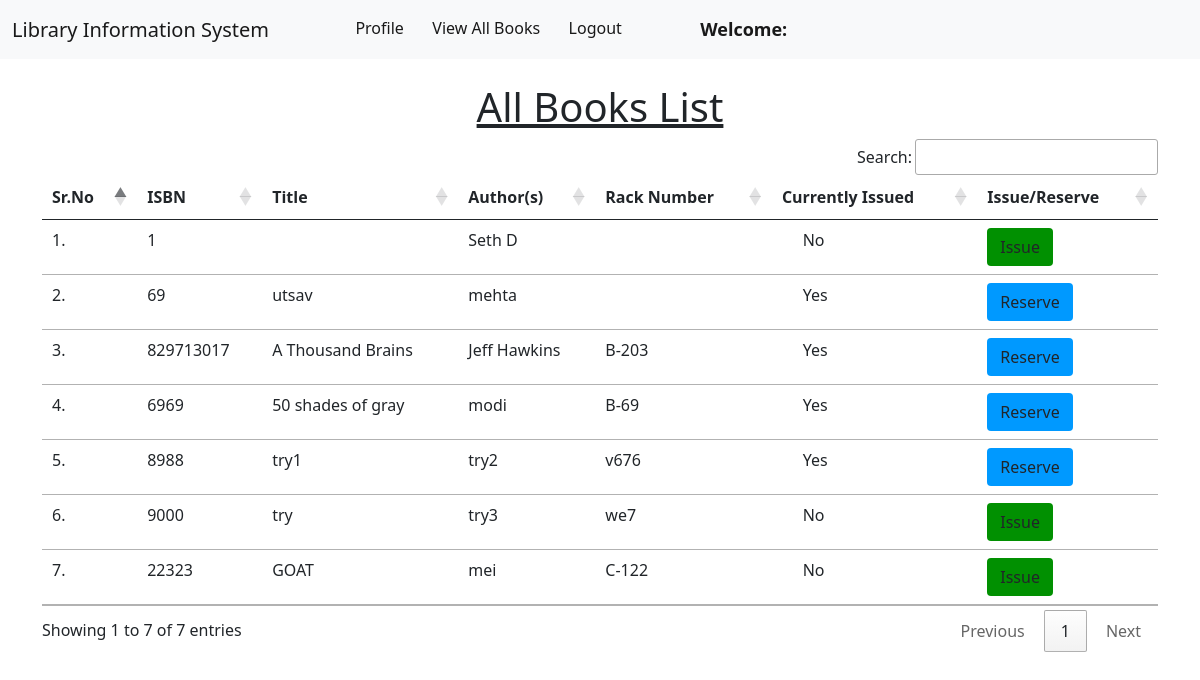
/member/view_books/, run on an earlier commit of the app's database.
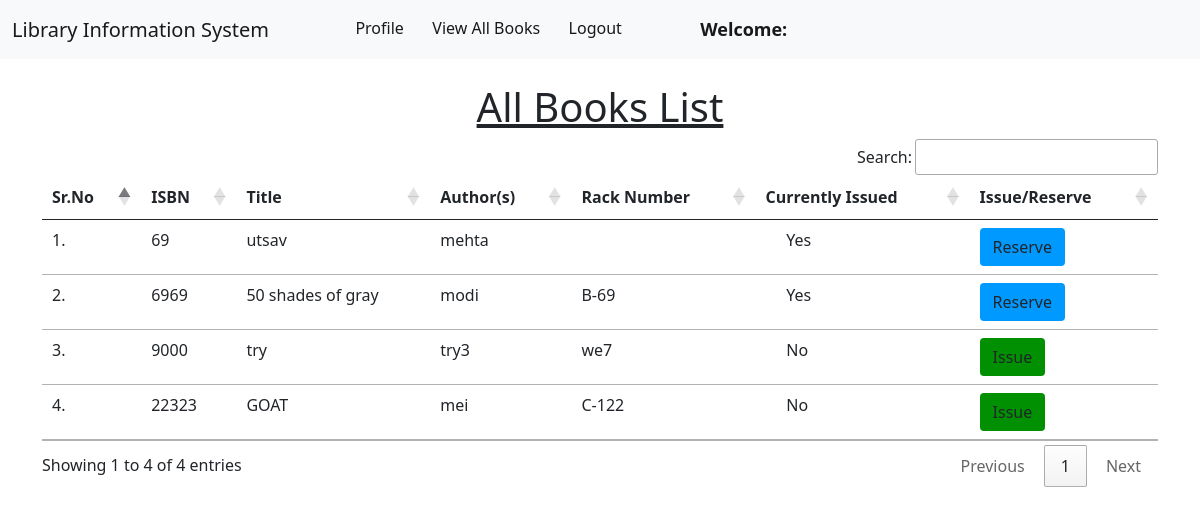
And on a later commit of the database.
### book/models.py (models this page shows, shortened)
class Book(models.Model):
    title = models.CharField(max_length=200)
    author = models.CharField(max_length=200)
    isbn = models.CharField(max_length= 15)
    rack_number = models.CharField(max_length= 10)
    issue_date = models.DateField(null= True)
    date_added = models.DateField(null=True)
    return_requested = models.BooleanField(default=False)
    issue_member = models.ForeignKey("member.Member", on_delete = models.SET_NULL, null = True)

### member/views.py (the view)
# urls.py: path("view_books/", views.view_books, name="view_books"),
def view_books(request):
    books = Book.objects.all()
    return render(request, "member/view_books.html", {'books' :books})

### member/templates/member/view_books.html (shortened to what this page needs)
{% extends 'member/member_navbar.html' %}
{% load static %}
{% block body %}
<div class="container mt-4">
    <h1 class="text-center"><u>All Books List</u></h1>
    <table class="table table-hover" id="example">
        <thead>
            <tr>
                <th>Sr.No</th>
                <th>ISBN</th>
                <th>Title</th>
                <th>Author(s)</th>
                <th>Rack Number</th>
                <th>Currently Issued</th>
                <th>Issue/Reserve</th>
            </tr>
        </thead>
        <tbody>
            {% for book in books %}
            <tr>
                <td>{{forloop.counter}}.</td>
                <td>{{book.isbn}}</td>
                <td>{{book.title}}</td>
                <td>{{book.author}}</td>
                <td>{{book.rack_number}}</td>
                {% if book.issue_date is "" or book.issue_date is null %}
                    <td>&nbsp;&nbsp;&nbsp;&nbsp;&nbsp;No</td>
                    <td><a href="/member/issue_book/{{book.id}}/" class="btn btn-issue" onclick="return confirm('Are you sure you want to Issue this book?')">Issue</a></td>
                {% else %}
                    <td>&nbsp;&nbsp;&nbsp;&nbsp;&nbsp;Yes</td>
                    <td><a href="/member/reserve_book/{{book.id}}/" class="btn btn-reserve" onclick="return confirm('Are you sure you want to Reserve this book?')">Reserve</a></td>
                {% endif %}
            </tr>
            {% endfor %}
        </tbody>
    </table>
    </div>
{% endblock %}

### member/templates/member/member_navbar.html (shortened to what this page needs)
<!doctype html>
<html lang="en">
  <head>
    <link href="https://cdn.jsdelivr.net/npm/bootstrap@5.1.0/dist/css/bootstrap.min.css" rel="stylesheet">
    <link rel="stylesheet" href="https://cdn.datatables.net/1.10.25/css/jquery.dataTables.min.css">
    <link rel="stylesheet" href="https://cdn.datatables.net/buttons/1.7.1/css/buttons.dataTables.min.css">
  </head>
  <body>
    <nav class="navbar navbar-expand-lg navbar-light bg-light sticky-top">
        <div class="container-fluid">
          <a class="navbar-brand" href="#">Library Information System</a>
          <div class="collapse navbar-collapse" id="navbarSupportedContent">
            <ul class="navbar-nav me-auto mb-2 mb-lg-0">
              <li class="nav-item">
                <a class="nav-link active" aria-current="page" href="/member/profile/">Profile</a>
              </li>
              <li class="nav-item">
                <a class="nav-link active" aria-current="page" href="/member/view_books/">View All Books</a>
              </li>
              <li class="nav-item">
                <a class="nav-link active" aria-current="page" href="/member/logout/">Logout</a>
              </li>
              <li class="nav-item">
                <a style="font-weight:600; font-family:'Segoe UI', Tahoma, Geneva, Verdana, sans-serif; font-size: large;" class="nav-link active" href="#">Welcome: {{request.user.first_name}}</a>
              </li>
            </ul>
          </div>
        </div>
      </nav>
      {% block body %}
      {% endblock %}
  </body>
</html>

### member/templates/member/view_books.html (style rules this page uses)
.btn-issue { background-color: rgb(1, 144, 1); }
.btn-reserve { background-color: rgb(0, 153, 255) }

What changed in the data, as far as the page shows it:
removed Book: isbn "1", author "Seth D"
removed Book: isbn "829713017", title "A Thousand Brains", author "Jeff Hawkins", rack_number "B-203"
removed Book: isbn "8988", title "try1", author "try2", rack_number "v676"
Also different on the page:
text written by a page script: "Search: Showing 1 to 7 of 7 entries Previous 1 Next" → "Search: Showing 1 to 4 of 4 entries Previous 1 Next"
